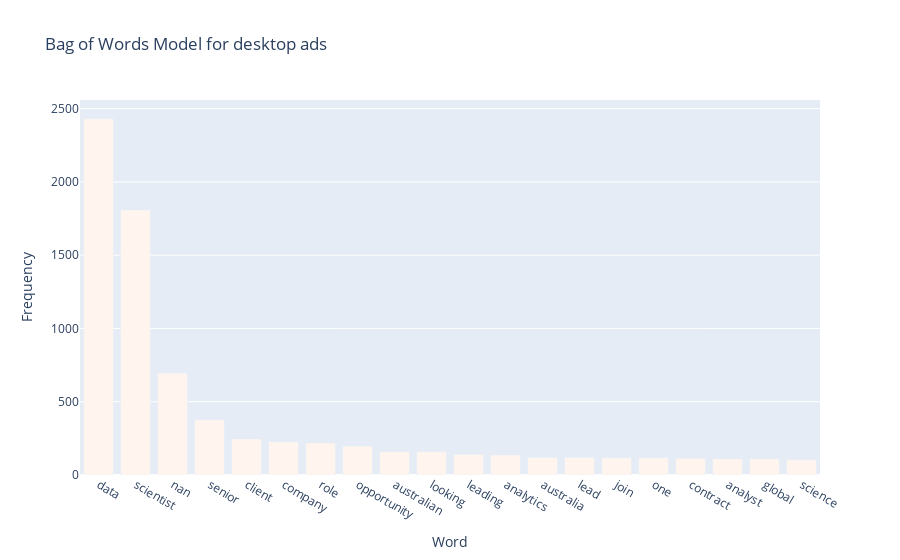

The notebook cell this image was saved under:
### Code cell
# Create a bar chart of the top 20 most frequent words
fig = go.Figure([go.Bar(x=word_counts_df['word'][:20],
                         y=word_counts_df['count'][:20],
                         marker_color='seashell')])

fig.update_layout(title="Bag of Words Model for desktop ads", xaxis_title="Word", yaxis_title="Frequency")
fig.show()

### Figure 1 — Plotly figure (JSON) as saved in the notebook; plotly's stock layout.template omitted (floating-point values rounded to 4 significant figures)
{"data": [{"marker": {"color": "seashell"}, "type": "bar", "x": ["data", "scientist", "nan", "senior", "client", "company", "role", "opportunity", "australian", "looking", "leading", "analytics", "australia", "lead", "join", "one", "contract", "analyst", "global", "science"], "y": [2431, 1808, 695, 377, 245, 227, 218, 197, 160, 159, 140, 136, 120, 120, 118, 118, 114, 110, 109, 104]}], "layout": {"title": {"text": "Bag of Words Model for desktop ads"}, "xaxis": {"title": {"text": "Word"}}, "yaxis": {"title": {"text": "Frequency"}}}}
